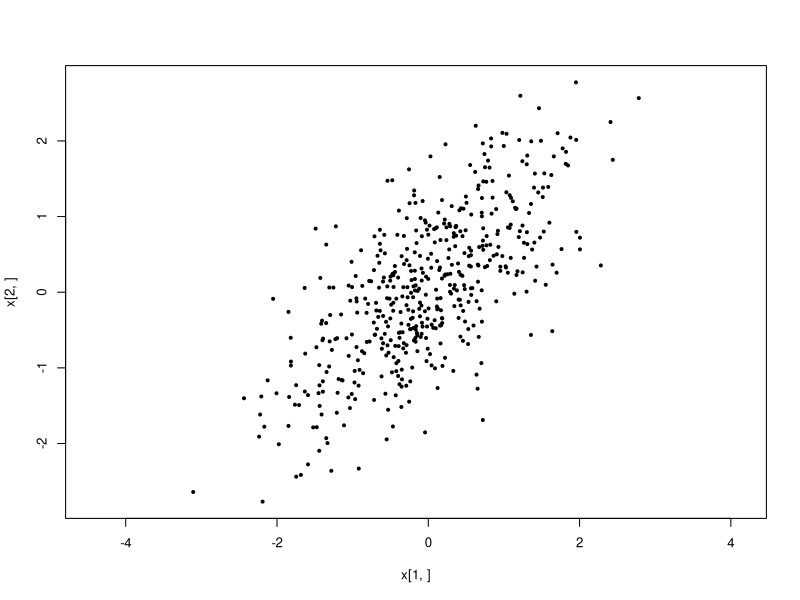
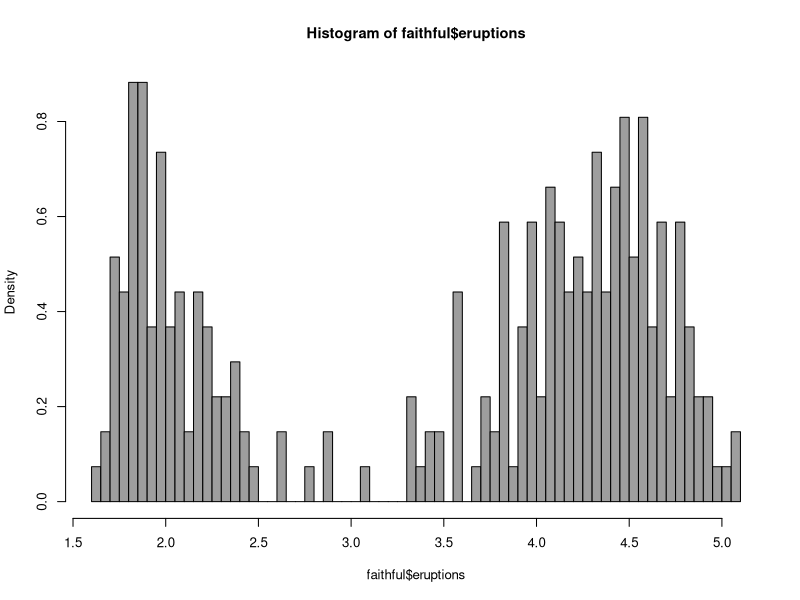
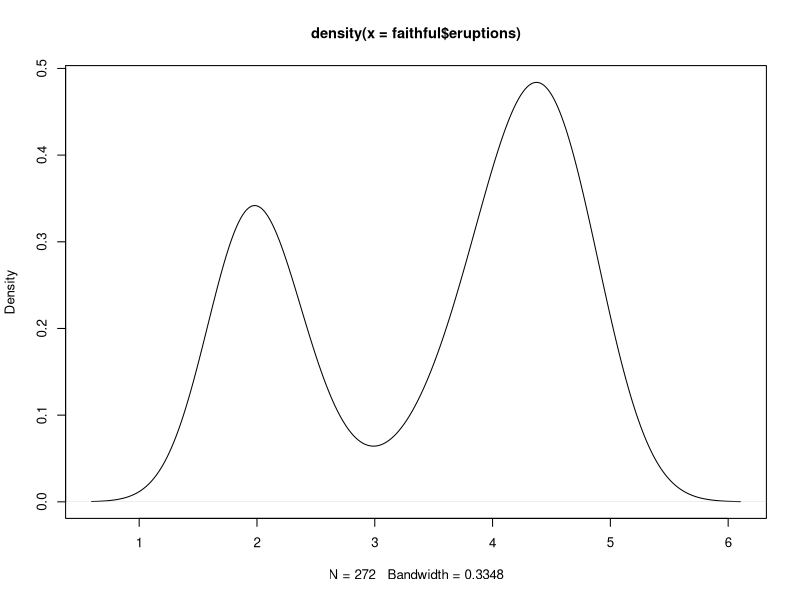
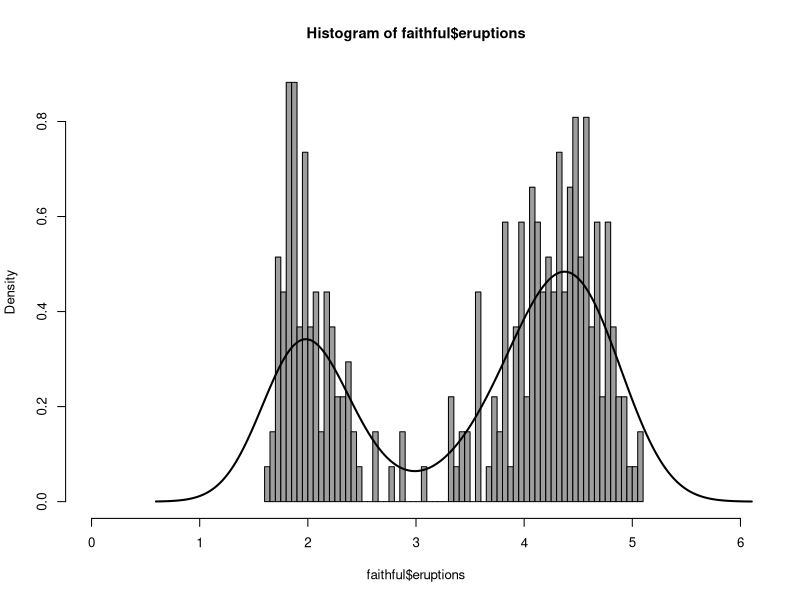
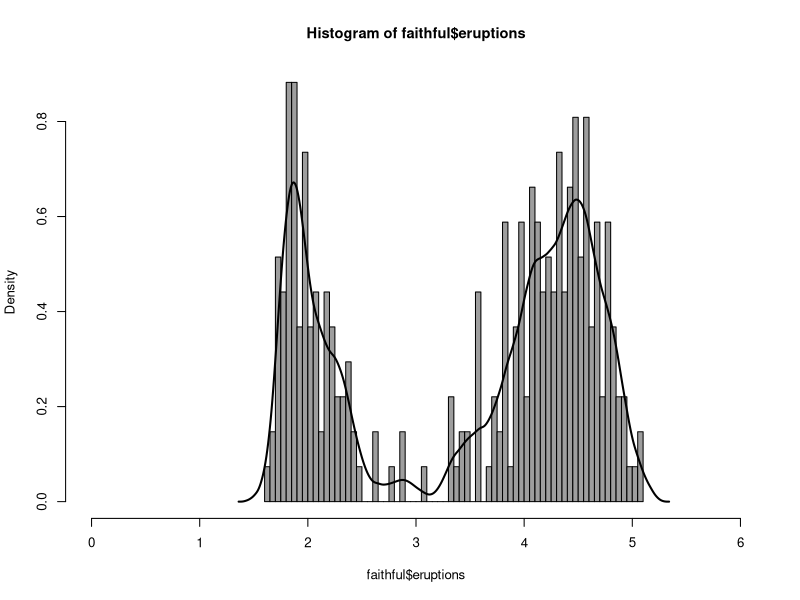
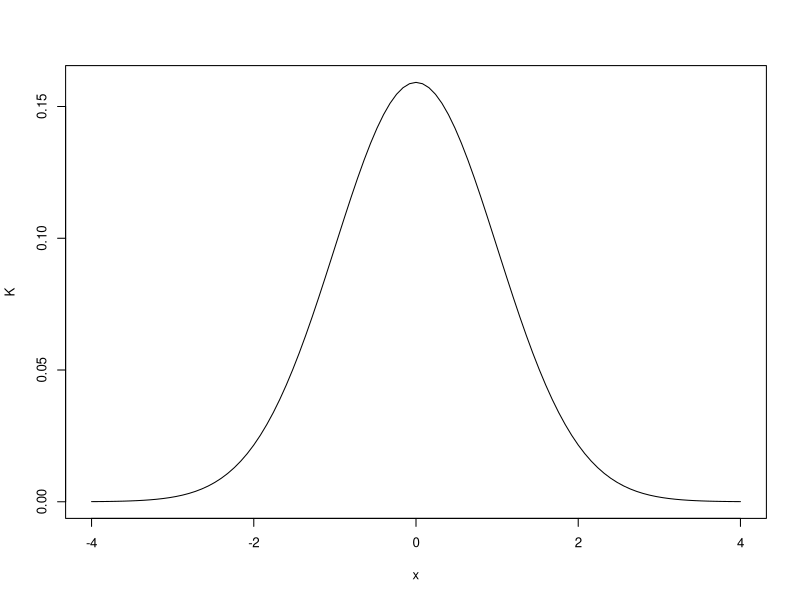
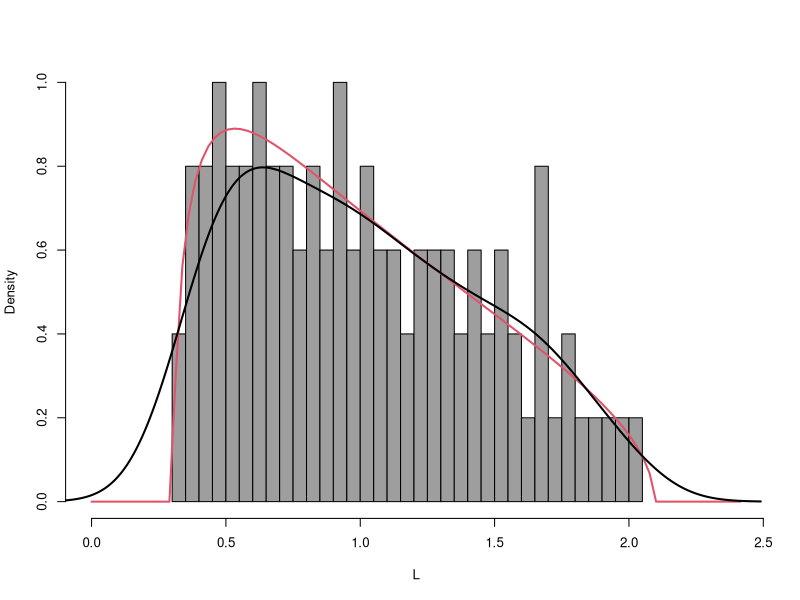
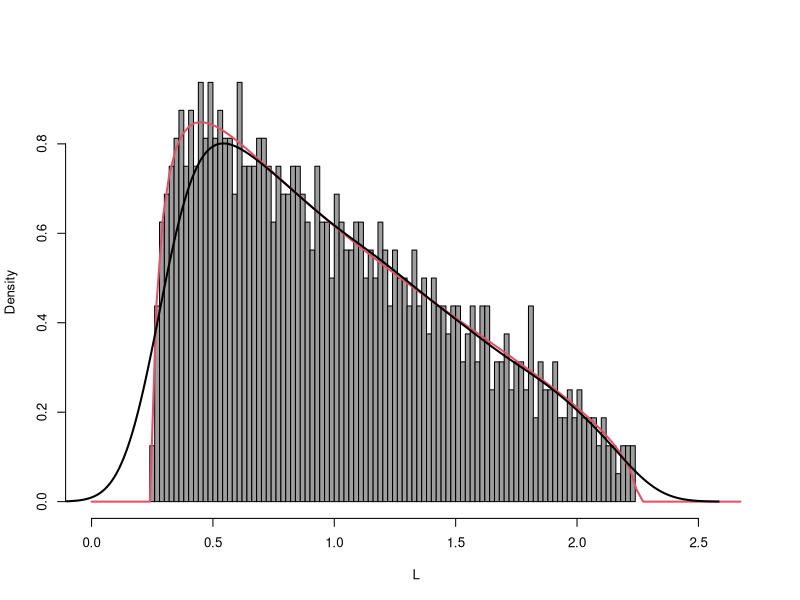

Source code (R) for these figures, in order: (Note: this script raises an error after producing the figures.)
## ---- chunk 1
par(family="sans", cex=0.8, cex.axis=1.0, cex.lab=1.0, cex.main=1.1, cex.sub=1.0)
## ---- chunk 2
rho = 0.3
Tn = matrix(c(1, rho, rho^2, rho, 1, rho, rho^2, rho, 1), 3, 3)
Tn
## ---- chunk 3
pcor = function(rho, p) {
  Tn = matrix(0, p, p)
  for (i in 1:p) {
    for (j in 1:p) {
      Tn[i,j] = rho^abs(i-j)
    }
  }
  return(Tn)
}
## ---- chunk 4
Tn = pcor(rho, 3)
Tn
## ---- chunk 5
Q = chol(Tn)
## ---- chunk 6
Q
## ---- chunk 7
Q = chol(Tn, pivot=TRUE)
pivot = attr(Q, "pivot")
Q = Q[, order(pivot)]
## ---- chunk 8
Q
## ---- chunk 9
t(Q) %*% Q
## ---- chunk 10
Tn
## ---- chunk 11
diag(sqrt(eigen(Tn)$values))
## ---- chunk 12
eigs = eigen(Tn)
Q = eigs$vectors %*% diag(sqrt(eigs$values)) %*% solve(eigs$vectors)
## ---- chunk 13
Q
## ---- chunk 14
t(Q) %*% Q
## ---- chunk 15
Q %*% Q
## ---- chunk 16
p = 2
n = 500
X = matrix(rnorm(p*n), p, n)
## ---- chunk 17
rho = 0.7
Tn = pcor(rho, 2)
## ---- chunk 18
Tn
## ---- chunk 19
eigs = eigen(Tn)
Q = eigs$vectors %*% diag(sqrt(eigs$values)) %*% solve(eigs$vectors)
## ---- chunk 20
x = Q %*% X
## ---- chunk 21
dim(x)
## ---- chunk 22
plot(x[1,], x[2,], pch=19, cex=0.5,asp=1)
## ---- chunk 23
An = Q %*% X %*% t(X) %*% Q / (n-1)
An
## ---- chunk 24
Tn
## ---- chunk 25
dmp = function(x, y, sigma=1) {
  a = (1-sqrt(y))^2
  b = (1+sqrt(y))^2
  ifelse((x <= a) | (x >= b), 0, 
         suppressWarnings(sqrt((x - a) * (b - x))/(2 * pi * sigma * x * y)))
}
## ---- chunk 26
hist(faithful$eruptions, breaks=50, freq=FALSE, col=8)
## ---- chunk 27
d = density(faithful$eruptions)
plot(d)
## ---- chunk 28
hist(faithful$eruptions, breaks=50, freq=FALSE, col=8, xlim = c(0, 6))
lines(d, col=1, lwd=2)
## ---- chunk 29
hist(faithful$eruptions, breaks=50, freq=FALSE, col=8, xlim = c(0, 6))
d = density(faithful$eruptions, kernel="cosine", bw=0.08)
lines(d, col=1, lwd=2)
## ---- chunk 30
K = function(x) {
  exp(-x^2/2) / (2*pi)
}
## ---- chunk 31
plot(K, from =-4, to=4)
## ---- chunk 32
dmp = function(x, y, sigma=1) {
  a = (1-sqrt(y))^2
  b = (1+sqrt(y))^2
  ifelse((x <= a) | (x >= b), 0, 
         suppressWarnings(sqrt((x - a) * (b - x))/(2 * pi * sigma * x * y)))
}
## ---- chunk 33
p = 100
n = 500
X = matrix(rnorm(p*n), p, n)
Sn = X %*% t(X) / (n-1)
dim(Sn)
## ---- chunk 34
e=eigen(Sn)
L=e$values
## ---- chunk 35
d = density(L, bw="SJ", kernel="gaussian")
## ---- chunk 36
hist(L, breaks=50, xlim=c(0,1.2*max(L)), freq=FALSE, col=8, main='')
curve(dmp(x, y=p/n), from = 0, to = 1.2*max(L), lty=1, lw=2, col=2, add=TRUE)
lines(d, col=1, lwd=2)
## ---- chunk 37
p = 800
n = 3200
X = matrix(rnorm(p*n), p, n)
Sn = X %*% t(X) / (n-1)
L=eigen(Sn)$values
d = density(L, kernel="gaussian")

hist(L, breaks=100, xlim=c(0,1.2*max(L)), freq=FALSE, col=8, main='')
curve(dmp(x, y=p/n), from = 0, to = 1.2*max(L), lty=1, lw=2, col=2, add=TRUE)
lines(d, col=1, lwd=2)
## ---- chunk 38
p = 2*800
n = 2*3200
X = matrix(rnorm(p*n), p, n)
Sn = X %*% t(X) / n
L=eigen(Sn)$values
d = density(L, kernel="gaussian")

hist(L, breaks=50, xlim=c(0,1.2*max(L)), freq=FALSE, col=8, main='')
curve(dmp(x, y=p/n), from = 0, to = 1.2*max(L), lty=1, lw=2, col=2, add=TRUE)
lines(d, col=1, lwd=2)
## ---- chunk 39
p = 800
n = 3200
X = matrix(rnorm(p*n), p, n)
Sn = X %*% t(X) / n
L=eigen(Sn)$values
d = density(L, kernel="gaussian", bw="SJ")

hist(L, breaks=50, xlim=c(0.4,2.1), freq=FALSE, col=8, main='')
curve(dmp(x, y=p/n), from = 0.2, to = 2.1, lty=1, lw=2, col=2, add=TRUE)
lines(d, col=1, lwd=2)
## ---- chunk 40
p = 800
n = 3200
rho = 0.6 # correlation

Tn = pcor(rho, p) # population covar
X = matrix(rnorm(p*n), p, n)

# generate sqroot of Tn
eigs = eigen(Tn)
Q = eigs$vectors %*% diag(sqrt(eigs$values)) %*% solve(eigs$vectors)

# generate sample covariance
An = Q %*% X %*% t(X) %*% Q / (n-1)

# KDE of eigenvalues 
L=eigen(An)$values
d = density(L, kernel="gaussian", bw="SJ")

# plot histogram
hist(L, breaks=50, xlim=c(0,1.2*max(L)), freq=FALSE, col=8, main='')
curve(dmp(x, y=p/n), from = 0, to = 1.2*max(L), lty=1, lw=2, col=2, add=TRUE)
lines(d, col=1, lwd=2)
## ---- chunk 41
p = 5
Tn = matrix(rexp(p*p, 0.5), p, p)
Tn
## ---- chunk 42
p = 5
n = 3200
rho = 0.6 # correlation

X = matrix(rnorm(p*n), p, n)

# generate sqroot of Tn
eigs = eigen(Tn)
Q = eigs$vectors %*% diag(sqrt(eigs$values)) %*% solve(eigs$vectors)

Q = matrix(rexp(p*p, 0.5), p, p)

# generate sample covariance
An = Q %*% X %*% t(X) %*% Q / (n-1)

# KDE of eigenvalues 
L = eigen(An)$values
d = density(L, kernel="gaussian", bw="SJ")

# plot histogram
hist(L, breaks=50, xlim=c(0,1.2*max(L)), freq=FALSE, col=8, main='')
curve(dmp(x, y=p/n), from = 0, to = 1.2*max(L), lty=1, lw=2, col=2, add=TRUE)
lines(d, col=1, lwd=2)
## ---- chunk 43
abs(L)
